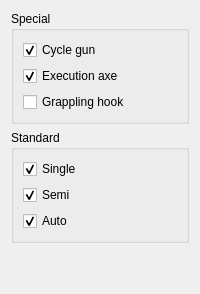
                        <widget class="QWidget" name="Weapons">
                         <attribute name="title">
                          <string>Weapons</string>
                         </attribute>
                         <layout class="QVBoxLayout" name="verticalLayout_11">
                          <item>
                           <widget class="QGroupBox" name="groupBox_18">
                            <property name="title">
                             <string>Special</string>
                            </property>
                            <property name="flat">
                             <bool>false</bool>
                            </property>
                            <layout class="QVBoxLayout" name="verticalLayout_29">
                             <item>
                              <widget class="QCheckBox" name="checkBox_19">
                               <property name="text">
                                <string>Cycle gun</string>
                               </property>
                               <property name="checked">
                                <bool>true</bool>
                               </property>
                              </widget>
                             </item>
                             <item>
                              <widget class="QCheckBox" name="checkBox_20">
                               <property name="text">
                                <string>Execution axe</string>
                               </property>
                               <property name="checked">
                                <bool>true</bool>
                               </property>
                              </widget>
                             </item>
                             <item>
                              <widget class="QCheckBox" name="checkBox_55">
                               <property name="text">
                                <string>Grappling hook</string>
                               </property>
                              </widget>
                             </item>
                            </layout>
                           </widget>
                          </item>
                          <item>
                           <widget class="QGroupBox" name="groupBox_20">
                            <property name="title">
                             <string>Standard</string>
                            </property>
                            <property name="flat">
                             <bool>false</bool>
                            </property>
                            <layout class="QVBoxLayout" name="verticalLayout_43">
                             <item>
                              <widget class="QCheckBox" name="checkBox_6">
                               <property name="text">
                                <string>Single</string>
                               </property>
                               <property name="checked">
                                <bool>true</bool>
                               </property>
                              </widget>
                             </item>
                             <item>
                              <widget class="QCheckBox" name="checkBox_7">
                               <property name="text">
                                <string>Semi</string>
                               </property>
                               <property name="checked">
                                <bool>true</bool>
                               </property>
                              </widget>
                             </item>
                             <item>
                              <widget class="QCheckBox" name="checkBox_8">
                               <property name="text">
                                <string>Auto</string>
                               </property>
                               <property name="checked">
                                <bool>true</bool>
                               </property>
                              </widget>
                             </item>
                            </layout>
                           </widget>
                          </item>
                          <item>
                           <spacer name="verticalSpacer_9">
                            <property name="orientation">
                             <enum>Qt::Vertical</enum>
                            </property>
                            <property name="sizeHint" stdset="0">
                             <size>
                              <width>20</width>
                              <height>40</height>
                             </size>
                            </property>
                           </spacer>
                          </item>
                         </layout>
                        </widget>
